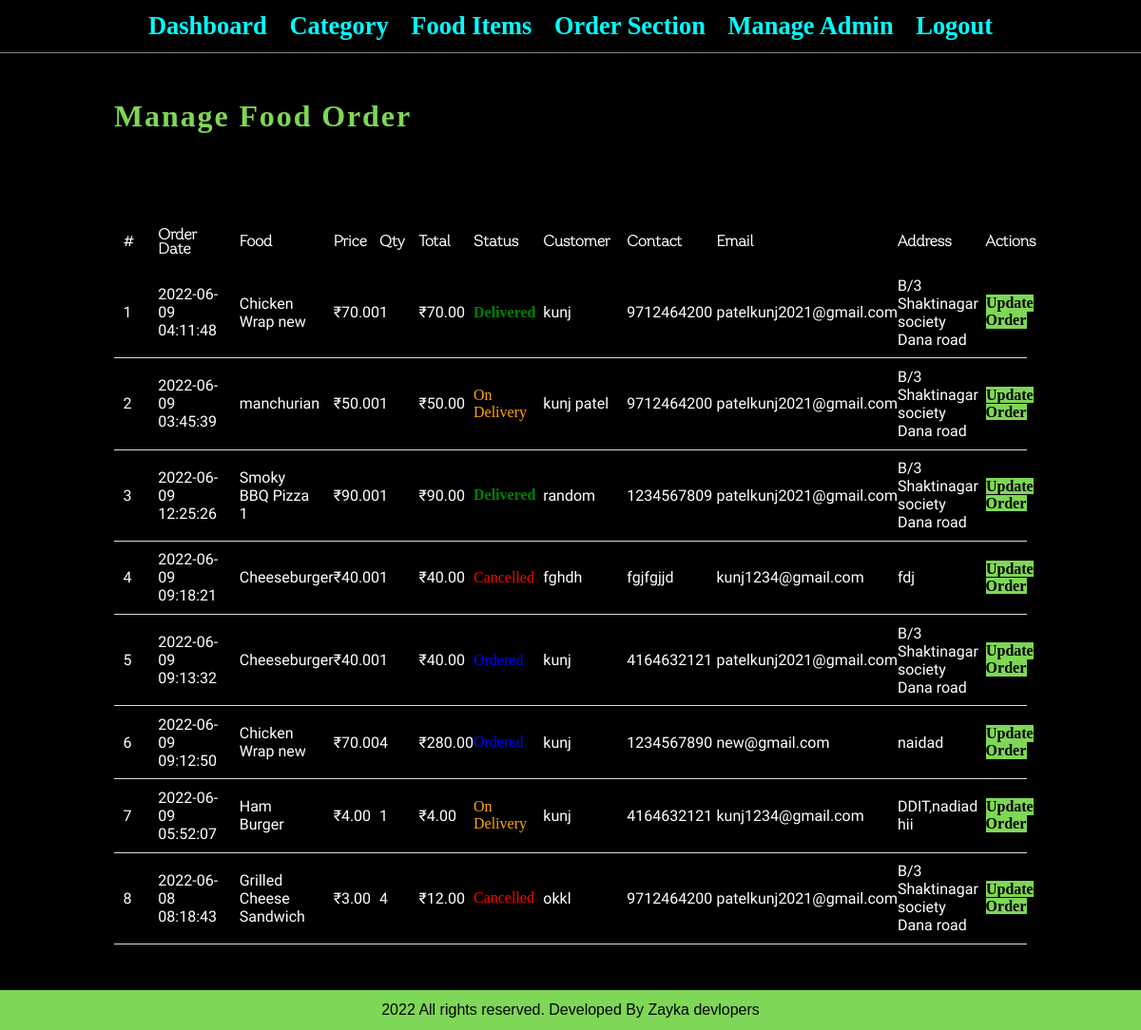
Page /admin/manage-order.php (signed in) on the committed database.
### tables this page shows
CREATE TABLE `tbl_order` (
  `id` int(10) UNSIGNED NOT NULL,
  `food` varchar(150) NOT NULL,
  `price` decimal(10,2) NOT NULL,
  `qty` int(11) NOT NULL,
  `total` decimal(10,2) NOT NULL,
  `order_date` datetime NOT NULL,
  `status` varchar(50) NOT NULL,
  `customer_name` varchar(150) NOT NULL,
  `customer_contact` varchar(20) NOT NULL,
  `customer_email` varchar(150) NOT NULL,
  `customer_address` varchar(255) NOT NULL
);

### admin/manage-order.php (the view, shortened to what this page needs)
<?php include('partials/menu.php');
error_reporting(E_ALL & ~E_WARNING & ~E_NOTICE);?>
<link rel="stylesheet" href="admin.css">
<div class="main-content">
    <div class="wrapper">
        <h1 style="  font-family: logofont;  color:#7ed756; letter-spacing: 0.5mm;">Manage Food Order</h1>
                <br /><br /><br />
                <br><br>
                <table class="tbl-full">
                    <tr>
                        <th width="5%">#</th>
                        <th width="10%">Order Date</th>
                        <th width="10%">Food</th>
                        <th width="5%">Price</th>
                        <th width="5%">Qty</th>
                        <th width="6%">Total</th>
                        <th width="8%">Status</th>
                        <th width="10%">Customer</th>
                        <th width="10%">Contact</th>
                        <th width="15%">Email</th>
                        <th width="10%">Address</th>
                        <th>Actions</th>
                    </tr>
                    <?php
                        $sql = "SELECT * FROM tbl_order ORDER BY id DESC";
                        $res = mysqli_query($conn, $sql);
                        $count = mysqli_num_rows($res);
                        $sn = 1;
                        if($count>0)
                        {
                            while($row=mysqli_fetch_assoc($res))
                            {
                                $id = $row['id'];
                                $food = $row['food'];
                                $price = $row['price'];
                                $qty = $row['qty'];
                                $total = $row['total'];
                                $order_date = $row['order_date'];
                                $status = $row['status'];
                                $customer_name = $row['customer_name'];
                                $customer_contact = $row['customer_contact'];
                                $customer_email = $row['customer_email'];
                                $customer_address = $row['customer_address'];
                                ?>
                                    <tr>
                                        <td><?php echo $sn++; ?> </td>
                                        <td><?php echo $order_date; ?></td>
                                        <td><?php echo $food; ?></td>
                                        <td><?php echo '₹'.$price; ?></td>
                                        <td><?php echo $qty; ?></td>
                                        <td><?php echo '₹'.$total; ?></td>
                                        <td>
                                            <?php
                                                if($status=="Ordered")
                                                {
                                                    echo "<label style='color: blue;   font-family: taglinefont; ' >$status</label>";
                                                }
                                                elseif($status=="On Delivery")
                                                {
                                                    echo "<label style='color: orange;  font-family: taglinefont; '>$status</label>";
                                                }
                                                elseif($status=="Delivered")
                                                {
                                                    echo "<label><b style='color: green;  font-family: taglinefont; '>$status</b></label>";
                                                }
                                                elseif($status=="Cancelled")
                                                {
                                                    echo "<label style='color: red;  font-family: taglinefont; '>$status</label>";
                                                }
                                            ?>
                                        </td>
                                        <td><?php echo $customer_name; ?></td>
                                        <td><?php echo $customer_contact; ?></td>
                                        <td><?php echo $customer_email; ?></td>
                                        <td><?php echo $customer_address; ?></td>
                                        <td>
                                            <a href="<?php echo SITEURL; ?>admin/update-order.php?id=<?php echo $id; ?>" class="btn-secondary" style="font-family: taglinefont;">Update Order</a>
                                        </td>
                                    </tr>
                                <?php
                            }
                        }
                        else
                        {
                            echo "<tr><td colspan='12' class='error'>Orders not Available</td></tr>";
                        }
                    ?>
                </table>
    </div>
</div>
<?php include('partials/footer.php'); ?>

### css/admin.css (style rules this page uses)
* { margin: 0; padding: 0; font-family: Arial, Helvetica, sans-serif; }
.wrapper { padding: 1%; width: 80%; margin: 0 auto; }
.tbl-full { width: 100%; }
table { border-collapse: collapse; width: 100%; }
th, td { padding: 8px; text-align: left; border-bottom: 1px solid #ddd; }
table tr th { border-bottom: 1px solid black; padding: 1%; text-align: left; }
table tr td { padding: 1%; }
.btn-secondary { background-color: #7bed9f; padding: 1%; color: black; text-decoration: none; font-weight: bold; }
.main-content { background-color: black; padding: 3% 0; }

### admin/admin.css (style rules this page uses)
* { background-color:black ; color:white; margin: 0; padding: 0; font-family: Arial, Helvetica, sans-serif; }
.wrapper { padding: 1%; width: 80%; margin: 0 auto; }
.tbl-full { width: 100%; }
table { border-collapse: collapse; width: 100%; }
th { font-family: nancy; padding: 8px; text-align: left; border-bottom: 1px solid #ddd; }
td { font-family: 'Comfortaa', cursive; padding: 8px; text-align: left; border-bottom: 1px solid #ddd; }
table tr th { border-bottom: 1px solid black; padding: 1%; text-align: left; }
table tr td { padding: 1%; }
.btn-secondary { background-color: #7ed756; padding: 1%; color: black; text-decoration: none; font-weight: bold; }
.main-content { background-color: black; padding: 3% 0; }

### rows in the picture
tbl_order: order_date "2022-06-09 04:11:48", food "Chicken Wrap new", price "70.00", qty "1", total "70.00", status "Delivered", customer_name "kunj", customer_contact "9712464200", customer_email "patelkunj2021@gmail.com", customer_address "B/3 Shaktinagar society Dana road"
tbl_order: order_date "2022-06-09 03:45:39", food "manchurian", price "50.00", qty "1", total "50.00", status "On Delivery", customer_name "kunj patel", customer_contact "9712464200", customer_email "patelkunj2021@gmail.com", customer_address "B/3 Shaktinagar society Dana road"
tbl_order: order_date "2022-06-09 12:25:26", food "Smoky BBQ Pizza 1", price "90.00", qty "1", total "90.00", status "Delivered", customer_name "random", customer_contact "1234567809", customer_email "patelkunj2021@gmail.com", customer_address "B/3 Shaktinagar society Dana road"
tbl_order: order_date "2022-06-09 09:18:21", food "Cheeseburger", price "40.00", qty "1", total "40.00", status "Cancelled", customer_name "fghdh", customer_contact "fgjfgjjd", customer_email "kunj1234@gmail.com", customer_address "fdj"
tbl_order: order_date "2022-06-09 09:13:32", food "Cheeseburger", price "40.00", qty "1", total "40.00", status "Ordered", customer_name "kunj", customer_contact "4164632121", customer_email "patelkunj2021@gmail.com", customer_address "B/3 Shaktinagar society Dana road"
tbl_order: order_date "2022-06-09 09:12:50", food "Chicken Wrap new", price "70.00", qty "4", total "280.00", status "Ordered", customer_name "kunj", customer_contact "1234567890", customer_email "new@gmail.com", customer_address "naidad"
tbl_order: order_date "2022-06-09 05:52:07", food "Ham Burger", price "4.00", qty "1", total "4.00", status "On Delivery", customer_name "kunj", customer_contact "4164632121", customer_email "kunj1234@gmail.com", customer_address "DDIT,nadiad hii"
tbl_order: order_date "2022-06-08 08:18:43", food "Grilled Cheese Sandwich", price "3.00", qty "4", total "12.00", status "Cancelled", customer_name "okkl", customer_contact "9712464200", customer_email "patelkunj2021@gmail.com", customer_address "B/3 Shaktinagar society Dana road"
